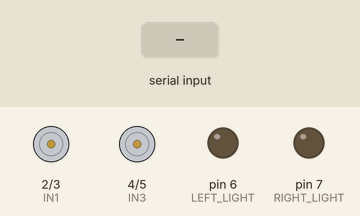
Bench run of a sketch on a simulated Arduino Uno, built with avr-gcc and run on an emulated ATmega328P. Parts: motor-driver pin pairs drawn as motors (green arrow = first pin HIGH = forward, orange = second pin HIGH = backward, longer = more drive, scaled by the enable pin), output pins drawn as LEDs (lit = HIGH). The test bench sets the inputs (shaded band).

Above: at 1.2 s.
1.3 s: "L" received over Serial
At 3.9 s:
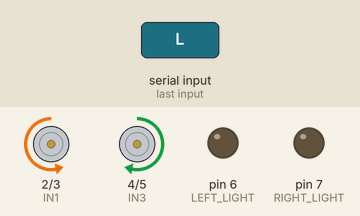
4.3 s: "F" received over Serial
At 5.1 s:
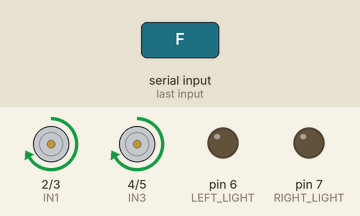
5.8 s: "B" received over Serial
At 6.2 s:
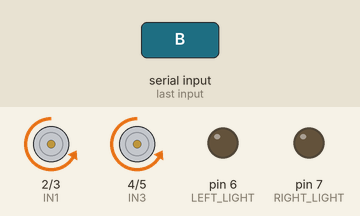
7.3 s: "R" received over Serial
At 9.7 s:
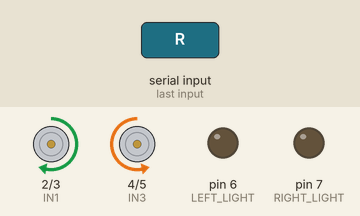
10.3 s: "S" received over Serial
At 10.8 s:
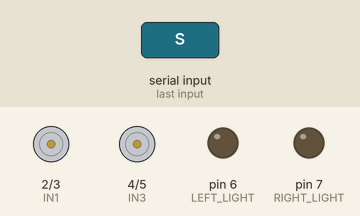
Timing chart, 0 to 12.8 s (numbered marks = the images above; inputs shaded):
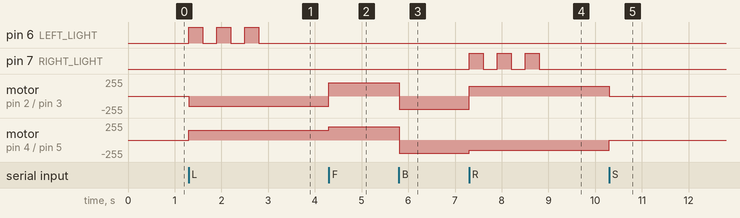

The sketch:

3rdproject.ino
```cpp
// Define motor driver pins
#define ENA 9  // Speed control for left motor
#define ENB 10 // Speed control for right motor
#define IN1 2  // Left motor forward
#define IN2 3  // Left motor backward
#define IN3 4  // Right motor forward
#define IN4 5  // Right motor backward

// Define light pins
#define LEFT_LIGHT 6   // Left indicator light
#define RIGHT_LIGHT 7  // Right indicator light

void setup() {
  // Set motor driver pins as output
  pinMode(ENA, OUTPUT);
  pinMode(ENB, OUTPUT);
  pinMode(IN1, OUTPUT);
  pinMode(IN2, OUTPUT);
  pinMode(IN3, OUTPUT);
  pinMode(IN4, OUTPUT);

  // Set light pins as output
  pinMode(LEFT_LIGHT, OUTPUT);
  pinMode(RIGHT_LIGHT, OUTPUT);

  // Start serial communication for Bluetooth
  Serial.begin(9600);
}

void loop() {
  if (Serial.available() > 0) {
    char command = Serial.read(); // Read the Bluetooth command

    switch (command) {
      case 'F': // Forward
        moveForward();
        break;
      case 'B': // Backward
        moveBackward();
        break;
      case 'L': // Left
        turnLeft();
        blinkLeftLight();
        break;
      case 'R': // Right
        turnRight();
        blinkRightLight();
        break;
      case 'S': // Stop
        stopMotors();
        break;
    }
  }
}

// Function definitions
void moveForward() {
  digitalWrite(IN1, HIGH);
  digitalWrite(IN2, LOW);
  digitalWrite(IN3, HIGH);
  digitalWrite(IN4, LOW);
  analogWrite(ENA, 200); // Adjust speed (0-255)
  analogWrite(ENB, 200);
  turnOffLights(); // Turn off indicator lights
}

void moveBackward() {
  digitalWrite(IN1, LOW);
  digitalWrite(IN2, HIGH);
  digitalWrite(IN3, LOW);
  digitalWrite(IN4, HIGH);
  analogWrite(ENA, 200);
  analogWrite(ENB, 200);
  turnOffLights(); // Turn off indicator lights
}

void turnLeft() {
  digitalWrite(IN1, LOW);
  digitalWrite(IN2, HIGH);
  digitalWrite(IN3, HIGH);
  digitalWrite(IN4, LOW);
  analogWrite(ENA, 150);
  analogWrite(ENB, 150);
}

void turnRight() {
  digitalWrite(IN1, HIGH);
  digitalWrite(IN2, LOW);
  digitalWrite(IN3, LOW);
  digitalWrite(IN4, HIGH);
  analogWrite(ENA, 150);
  analogWrite(ENB, 150);
}

void stopMotors() {
  digitalWrite(IN1, LOW);
  digitalWrite(IN2, LOW);
  digitalWrite(IN3, LOW);
  digitalWrite(IN4, LOW);
  turnOffLights(); // Turn off indicator lights
}

void blinkLeftLight() {
  digitalWrite(RIGHT_LIGHT, LOW); // Ensure the right light is off
  for (int i = 0; i < 3; i++) {   // Blink 3 times
    digitalWrite(LEFT_LIGHT, HIGH);
    delay(300);
    digitalWrite(LEFT_LIGHT, LOW);
    delay(300);
  }
}

void blinkRightLight() {
  digitalWrite(LEFT_LIGHT, LOW); // Ensure the left light is off
  for (int i = 0; i < 3; i++) {  // Blink 3 times
    digitalWrite(RIGHT_LIGHT, HIGH);
    delay(300);
    digitalWrite(RIGHT_LIGHT, LOW);
    delay(300);
  }
}

void turnOffLights() {
  digitalWrite(LEFT_LIGHT, LOW);
  digitalWrite(RIGHT_LIGHT, LOW);
}
```

Measured:
- after the input at 1.3 s, pin 6 (LEFT_LIGHT): alternates HIGH for 0.30 s and LOW for 0.30 s, 6 changes in all, then stays LOW, starting at once; motor on pin 2 (IN1) / pin 3 (IN2): stopped → backward 150/255 at once; motor on pin 4 (IN3) / pin 5 (IN4): stopped → forward 150/255 at once
- after the input at 4.3 s, motor on pin 2 (IN1) / pin 3 (IN2): backward 150/255 → forward 200/255 at once; motor on pin 4 (IN3) / pin 5 (IN4): forward 150/255 → forward 200/255 at once
- after the input at 5.8 s, motor on pin 2 (IN1) / pin 3 (IN2), motor on pin 4 (IN3) / pin 5 (IN4): forward 200/255 → backward 200/255 at once
- after the input at 7.3 s, pin 7 (RIGHT_LIGHT): alternates HIGH for 0.30 s and LOW for 0.30 s, 6 changes in all, then stays LOW, starting at once; motor on pin 2 (IN1) / pin 3 (IN2): backward 200/255 → forward 150/255 at once; motor on pin 4 (IN3) / pin 5 (IN4): backward 200/255 → backward 150/255 at once
- after the input at 10.3 s, motor on pin 2 (IN1) / pin 3 (IN2): forward 150/255 → stopped at once; motor on pin 4 (IN3) / pin 5 (IN4): backward 150/255 → stopped at once
